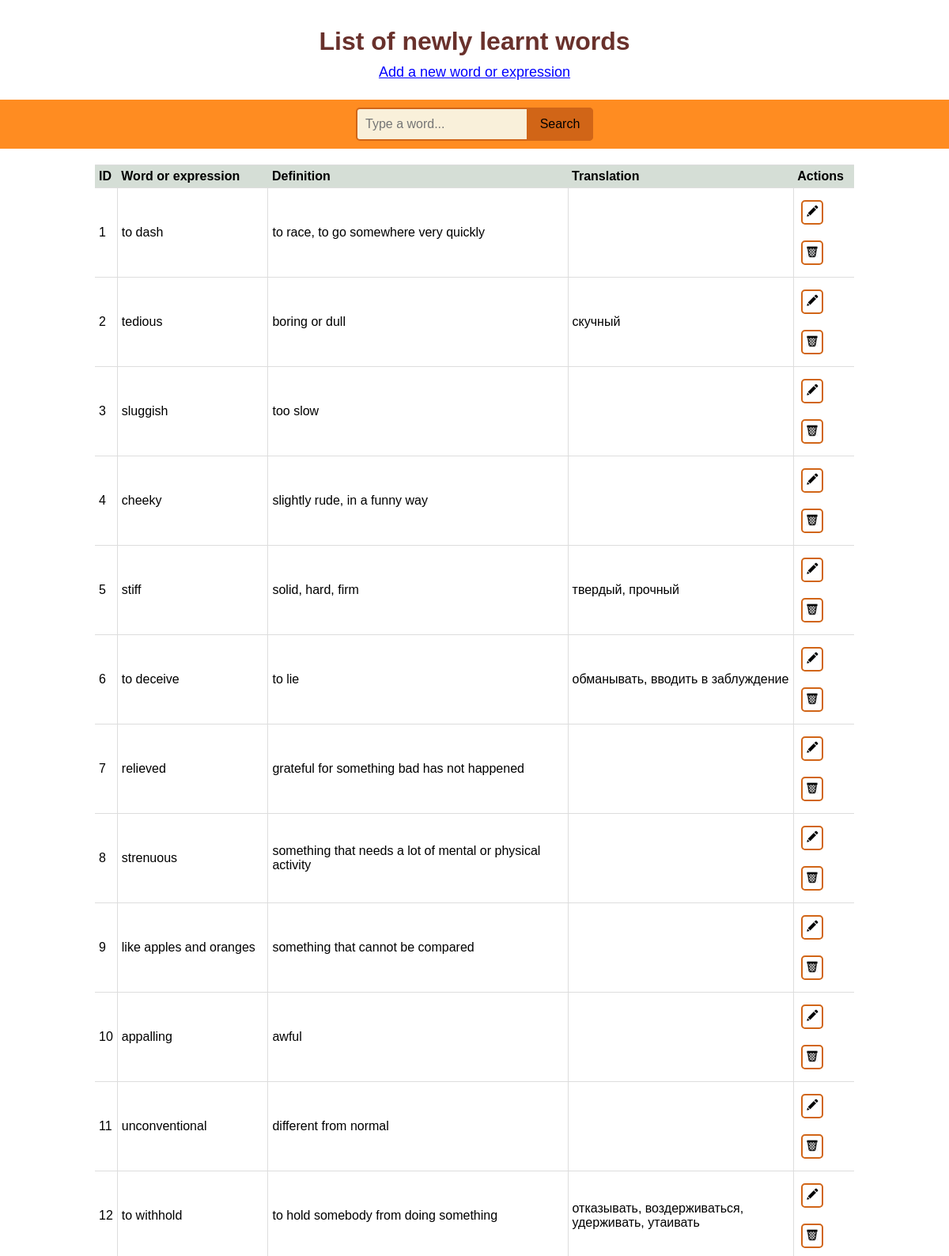
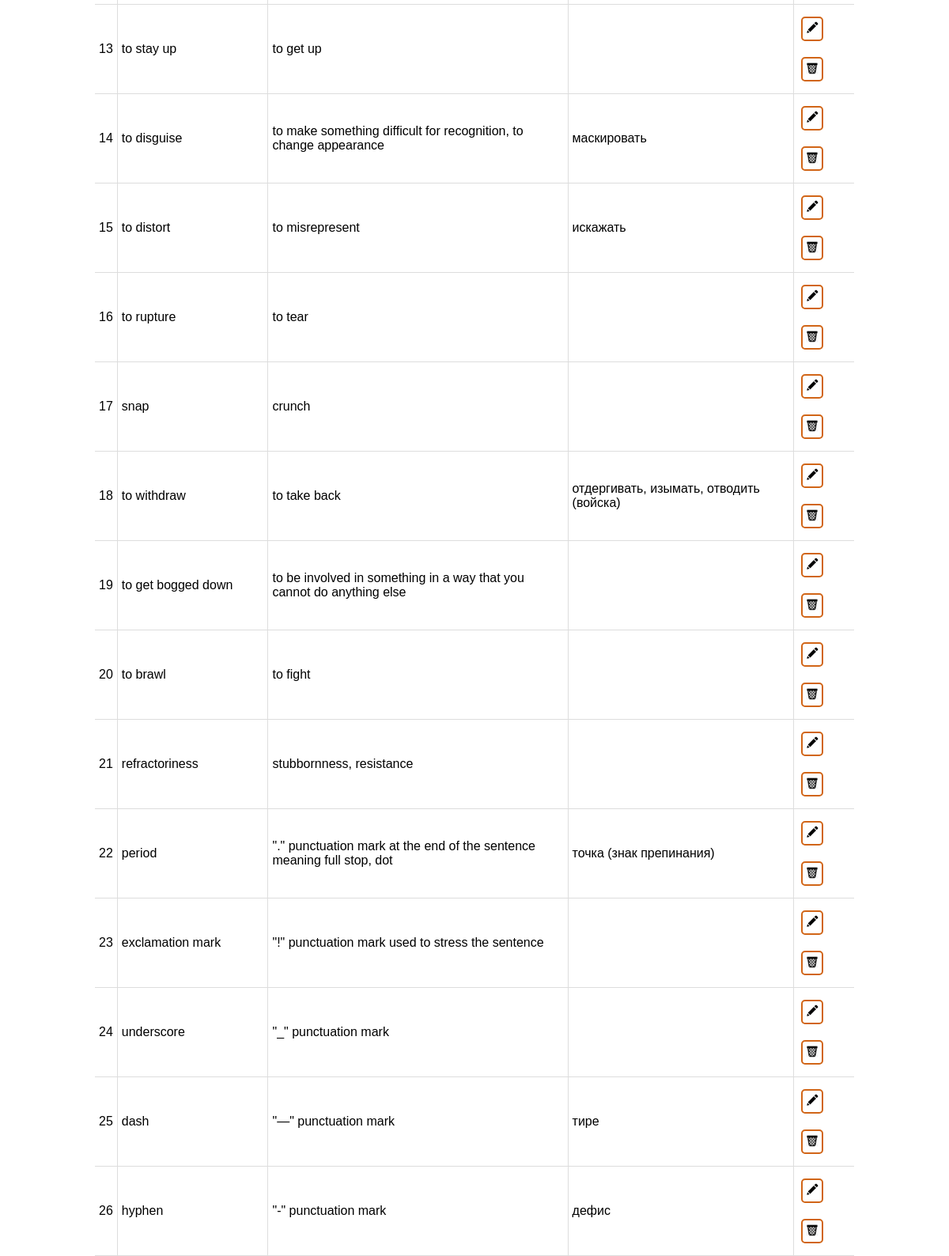
The page /word_list/ on the database its author committed (2 pictures, top to bottom).
### tables this page shows
CREATE TABLE vocabulary (
    word_id INTEGER NOT NULL PRIMARY KEY AUTOINCREMENT,
    word VARCHAR NOT NULL,
    description VARCHAR NOT NULL,
    word_translation VARCHAR
);

### main.py (the view)
@app.route("/word_list/")
def word_list():
    word_list = query_db('SELECT * FROM vocabulary;')
    search = request.args.get('search')
    if search:
        list_req = []
        for i in word_list:
            if search in i[1]:
                list_req.append(i)
        return render_template('word_list.html', word_list=list_req, count=len(list_req), search=search)
    return render_template('word_list.html', word_list=word_list)

### main.py (called while the page is built)
def get_db():
    db = getattr(g, '_database', None)
    if db is None:
        db = g._database = sqlite3.connect(DATABASE)
    return db

@app.teardown_appcontext
def close_connection(exception):
    db = getattr(g, '_database', None)
    if db is not None:
        db.close()

def query_db(query, args=(), one=False):
    cur = get_db().execute(query, args)
    rv = cur.fetchall()
    cur.close()
    return (rv[0] if rv else None) if one else rv

### templates/word_list.html (shortened to what this page needs)
<!DOCTYPE html>
<html lang="en">
<head>
    <link rel="stylesheet" href="/static/word_list/styles.css">
     <div class="flex flex-center">
         <h1>List of newly learnt words</h1>
     </div>
</head>
<body>
    <a href="/add_words/">Add a new word or expression</a>
    <div class="d1">
        <form action="" method="get">
            <input name="search" placeholder="Type a word..." type="search">
            <button type="submit">Search</button>
        </form>
    </div>
    <div class="results">
    </div>
     <table>
         <tbody>
             <col class="column-one">
             <col class="column-two">
             <col class="column-three">
             <col class="column-four">
             <col class="column-five">
             <thead>
             <tr>
                 <th>ID</th>
                 <th>Word or expression</th>
                 <th>Definition</th>
                 <th>Translation</th>
                 <th>Actions</th>
             </tr>
             {% for i in word_list %}
             <tr>
                 {% for j in i %}
                 <td>
                 {% if j is not none %}
                     {{j}}
                     {% endif %}
                 </td>
                 {% endfor %}
                 <td>
                     <div class="photo" data-title="Edit">
                         <form class="edit" action = "/edit/" target="_blank">
                             <button>
                                 <img src="/static/word_list/edit3.png">
                             </button>
                         </form>
                     </div>
                     <div class="photo_" data-title="Delete">
                         <form class="delete" action = "/delete/" target="_blank" name = "delete">
                             <button>
                                 <img src="/static/word_list/delete3.png">
                             </button>
                         </form>
                     </div>
                 </td>
             </tr>
             {% endfor %}
         </tbody>
     </table>
</body>
</html>

### static/word_list/styles.css (style rules this page uses)
* { margin: 0; padding: 0; }
body { font-family: "Gill Sans", sans-serif; }
h1 { color: #69312c; width: 100%; height: 100%; display: flex; justify-content: center; align-items: center; margin-top: 2%; }
.results { width: 100%; height: 100%; display: flex; justify-content: center; align-items: center; color: black margin-top: -30%; margin-bottom: -2%; }
* { box-sizing: border-box; }
div { padding: 10px 0 }
form { position: relative; width: 300px; margin: 0 auto; }
.d1 { background: #ff8c21; margin-top: 0%; }
.d1 input { font-family: "Gill Sans", sans-serif; font-size: 16px; width: 100%; height: 42px; padding-left: 10px; border: 2px solid #d16517; border-radius: 5px; outline: none; background: #F9F0DA; color: #9E9C9C; }
.d1 button { font-family: "Gill Sans", sans-serif; font-size: 16px; position: absolute; top: 0; right: 0px; width: 84px; height: 42px; border: none; background: #d16517; border-radius: 0 5px 5px 0; cursor: pointer; }
a { font-size: 18px; width: 100%; height: 100%; display: flex; justify-content: center; align-items: center; color: blue; margin-top: 0; margin-bottom: 2%; }
.column-one { width: 2%; }
.column-two { width: 20%; }
.column-three { width: 40%; }
.column-four { width: 30%; }
.column-five { width: 8%; }
table { border-collapse: collapse; width: 80%; height: 80%; padding: 20px; margin-top: 2%; margin-left: 10%; margin-right: 10%; }
table th { text-align: left; }
th { font-weight: bold; padding: 5px; background: #d5ded6; border: 1px solid #dddddd; border-left: none; border-right: none; }
td { border: 1px solid #dddddd; padding: 5px; }
tr td:first-child, .table tr th:first-child { border-left: none; }
tr td:last-child, .table tr th:last-child { border-right: none; }
html { scroll-behavior: smooth; }
.edit { width: 35px; }
.delete { width: 35px; }
button { background: white; padding: 4px; margin-left: 4px; border-radius: 5px; border: 2px solid #d16517; cursor: pointer; }
.photo { display: inline-block; position: relative; }
.photo_ { display: inline-block; position: relative; }

### rows shown on the page
vocabulary: i "1", word "to dash", description "to race, to go somewhere very quickly"
vocabulary: i "2", word "tedious", description "boring or dull", word_translation "скучный"
vocabulary: i "3", word "sluggish", description "too slow"
vocabulary: i "4", word "cheeky", description "slightly rude, in a funny way"
vocabulary: i "5", word "stiff", description "solid, hard, firm", word_translation "твердый, прочный"
vocabulary: i "6", word "to deceive", description "to lie", word_translation "обманывать, вводить в заблуждение"
vocabulary: i "7", word "relieved", description "grateful for something bad has not happened"
vocabulary: i "8", word "strenuous", description "something that needs a lot of mental or physical activity"
vocabulary: i "9", word "like apples and oranges", description "something that cannot be compared"
vocabulary: i "10", word "appalling", description "awful"
vocabulary: i "11", word "unconventional", description "different from normal"
vocabulary: i "12", word "to withhold", description "to hold somebody from doing something", word_translation "отказывать, воздерживаться, удерживать, утаивать"
vocabulary: i "13", word "to stay up", description "to get up"
vocabulary: i "14", word "to disguise", description "to make something difficult for recognition, to change appearance", word_translation "маскировать"
vocabulary: i "15", word "to distort", description "to misrepresent", word_translation "искажать"
vocabulary: i "16", word "to rupture", description "to tear"
vocabulary: i "17", word "snap", description "crunch"
vocabulary: i "18", word "to withdraw", description "to take back", word_translation "отдергивать, изымать, отводить (войска)"
vocabulary: i "19", word "to get bogged down", description "to be involved in something in a way that you cannot do anything else"
vocabulary: i "20", word "to brawl", description "to fight"
vocabulary: i "21", word "refractoriness", description "stubbornness, resistance"
vocabulary: i "22", word "period", description "\".\" punctuation mark at the end of the sentence meaning full stop, dot", word_translation "точка (знак препинания)"
vocabulary: i "23", word "exclamation mark", description "\"!\" punctuation mark used to stress the sentence"
vocabulary: i "24", word "underscore", description "\"_\" punctuation mark"
vocabulary: i "25", word "dash", description "\"—\" punctuation mark", word_translation "тире"
vocabulary: i "26", word "hyphen", description "\"-\" punctuation mark", word_translation "дефис"
